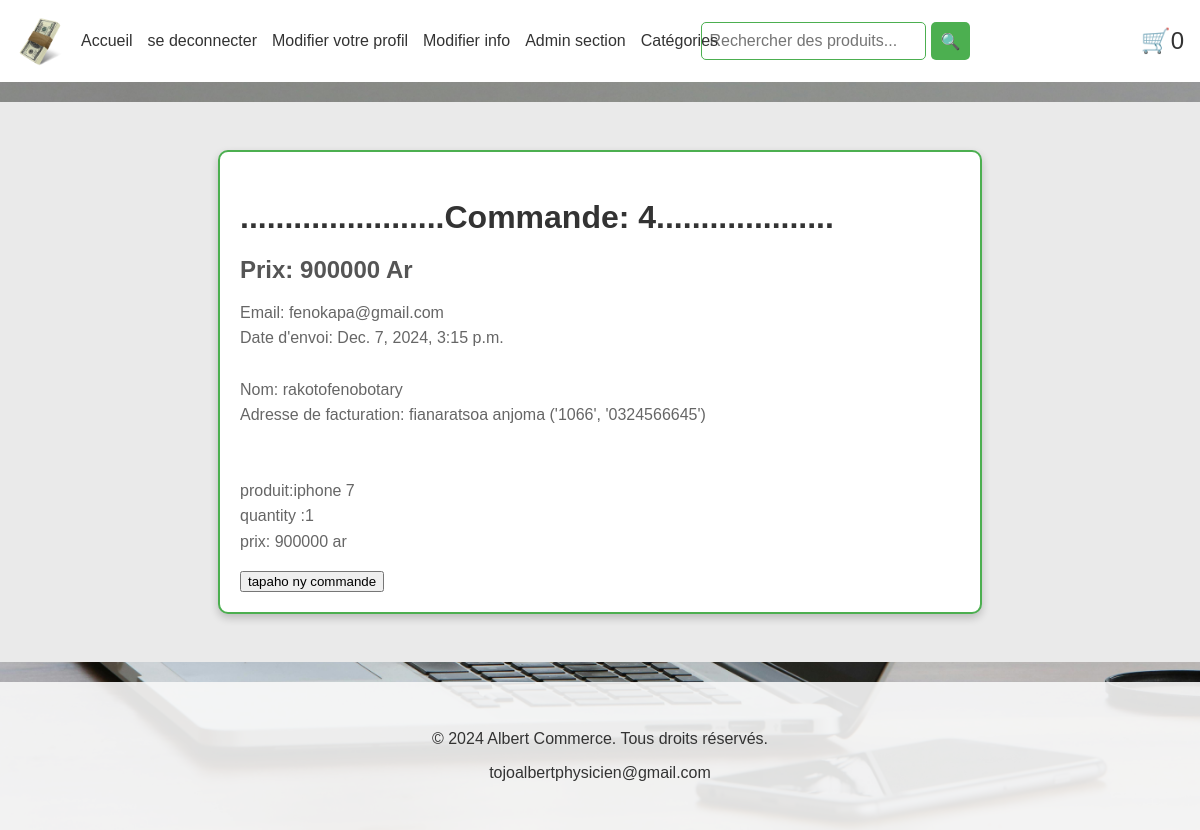
Page /payment/orders/4 (signed in) on the committed database.
### payment/models.py (models this page shows, shortened)
class Order(models.Model):   #commande
	user=models.ForeignKey(User,on_delete=models.CASCADE,null=True,blank=True)
	full_name=models.CharField(max_length=250)
	email=models.EmailField(max_length=250)
	shipping_addresse=models.TextField(max_length=15000)
	amount_paid=models.DecimalField(max_digits=7,decimal_places=0)
	date_ordered=models.DateTimeField(auto_now_add=True)
	shipped=models.BooleanField(default=False)
	date_shipped=models.DateTimeField(blank=True,null=True)

class OrderItem(models.Model):
	order=models.ForeignKey(Order,on_delete=models.CASCADE,null=True)
	product=models.ForeignKey(Product,on_delete=models.CASCADE,null=True)
	user=models.ForeignKey(User,on_delete=models.CASCADE,null=True,blank=True)
	quantity=models.PositiveBigIntegerField(default=1)
	price=models.DecimalField(max_digits=7,decimal_places=0)

### store/models.py (models this page shows)
class Product(models.Model):
	name=models.CharField(max_length=100)
	price=models.DecimalField(default=0,decimal_places=0,max_digits=7)
	category=models.ForeignKey(Category,on_delete=models.CASCADE,default=1)
	description=models.CharField(max_length=250,default='',blank=True,null=True)
	image=models.ImageField(upload_to='uploads/product/')
	is_sale=models.BooleanField(default=False)
	sale_price=models.DecimalField(default=0,decimal_places=0,max_digits=7)
	def __str__(self):
		return self.name

### payment/views.py (the view, shortened to what this page needs)
# urls.py: path('orders/<int:pk>',views.orders,name="orders"),
def orders(request,pk):
	if request.user.is_authenticated and request.user.is_superuser:
		order=Order.objects.get(id=pk)
		items=OrderItem.objects.filter(order=pk)
		return render(request,'payment/orders.html',{'order':order,'items':items})
	else:
		messages.success(request,("Non accées,reserver pour admin only"))
		return redirect('home')

### cart/cart.py (called while the page is built)
	def __len__(self):
		return len(self.cart)

### cart/context_processors.py (called while the page is built)
def cart(request):
	return {'cart':Cart(request)}

### payment/templates/payment/orders.html (shortened to what this page needs)
{% extends 'index.html' %}
{% block content %}
<section class="cadre-section">
    <div class="cadre">
        <h1 class="titre">.......................Commande: {{order.id}}....................</h1>
        <h2 class="sous-titre">Prix: {{order.amount_paid}} Ar</h2>
        <p class="paragraphe">
            Email: {{order.email}}<br>
            {% if order.date_shipped %}
                Date d'envoi: {{order.date_shipped}}<br>
            {% else %}
                Date de commande: {{order.date_ordered}}<br>
            {% endif %}
            <br>
            Nom: {{order.full_name}}<br>
            Adresse de facturation: {{order.shipping_addresse}}
        </p>
        <br>
        {% for item in items %}
        <p class="paragraphe" >
            produit:{{item.product}}<br>
            quantity :{{item.quantity}}<br>
            prix:  {{item.price}} ar <br>
        </p>
        {% endfor %}
        {% if not order.shipped %}
        <form method="POST" >
            {% csrf_token %}
            <input type="hidden" name="shipping_status" value="true">
            <button type="submit">alefa ny commande</button>
        </form>
        {% else %}
        <form method="POST" >
            <button type="submit">tapaho ny commande</button>
        </form>
        {% endif %}
    </div>
</section>
{% endblock %}

### static/css/styles.css (style rules this page uses)
body { font-family: Arial, sans-serif; margin: 0; padding: 0; background-image: url('laptop1.jpg'); background-size: cover; background-position: center; background-attachment: fixed; color: #333333; }

### payment/templates/payment/orders.html (style rules this page uses)
.cadre-section { display: flex; justify-content: center; align-items: center; height: 70vh; background-color: #eaeaea; margin: 20px auto; padding: 0; }
.cadre { background-color: #ffffff; border: 2px solid #4CAF50; border-radius: 10px; padding: 20px; width: 60%; box-shadow: 0 4px 8px rgba(0, 0, 0, 0.2); text-align: left; }
.cadre .titre { font-size: 2rem; color: #333333; margin-bottom: 10px; }
.cadre .sous-titre { font-size: 1.5rem; color: #555555; margin-bottom: 15px; }
.cadre .paragraphe { font-size: 1rem; color: #666666; line-height: 1.6; }

### rows in the picture
Order: id "4", amount_paid "900000", email "fenokapa@gmail.com", date_shipped "Dec. 7, 2024, 3:15 p.m.", full_name "rakotofenobotary", shipping_addresse "fianaratsoa anjoma ('1066', '0324566645')"
OrderItem: product "iphone 7", quantity "1", price "900000"

### other values in the picture
{{ cart|length }} "0"
